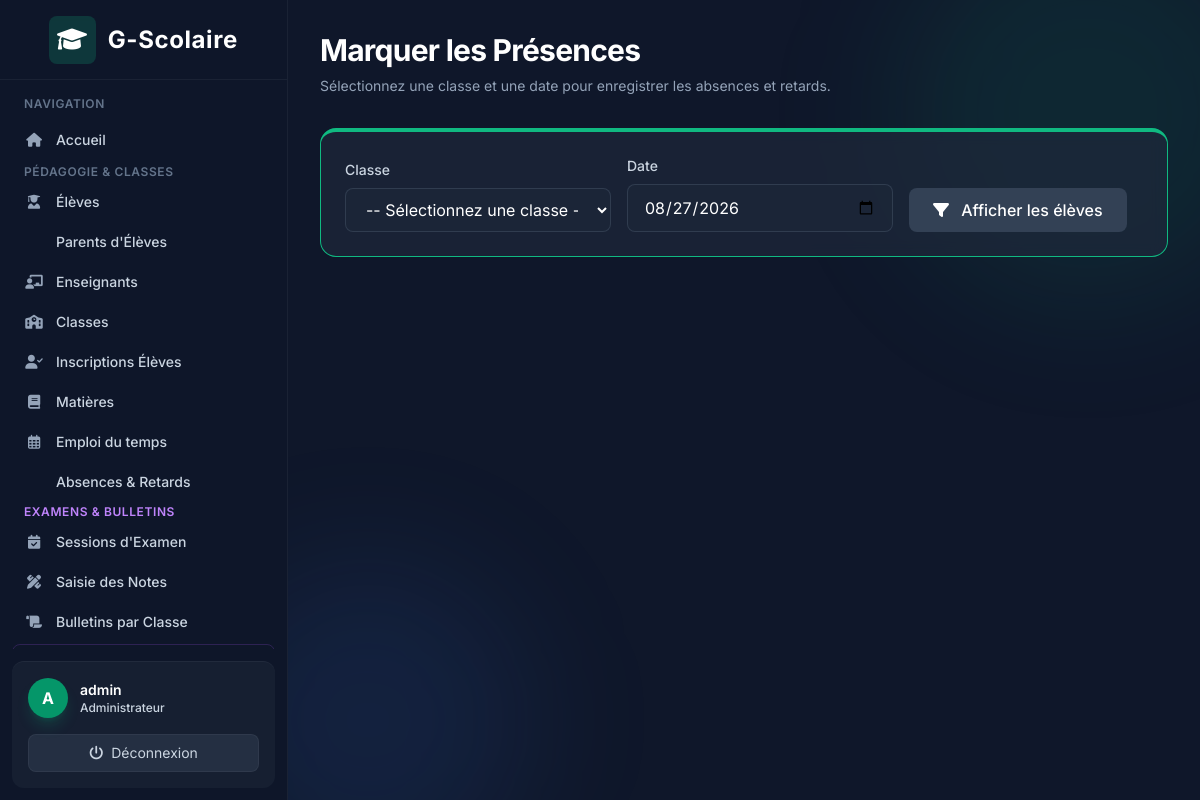
Screenshot of /attendance/take/ (signed in) with the database file from the repository.
### accounts/models.py (models this page shows)
class User(AbstractUser):
    class Role(models.TextChoices):
        ADMIN = "ADMIN", "Administrateur"
        TEACHER = "TEACHER", "Enseignant"
        STUDENT = "STUDENT", "Élève"
        PARENT = "PARENT", "Parent"
    role = models.CharField(
        max_length=20,
        choices=Role.choices
    )
    phone = models.CharField(max_length=30, blank=True)

### attendance/views.py (the view, shortened to what this page needs)
# urls.py: path('take/', views.take_attendance, name='take'),
@login_required
def take_attendance(request):
    classes = SchoolClass.objects.all().order_by('level', 'section')
    selected_class_id = request.GET.get('class_id') or request.POST.get('class_id')
    selected_date = request.GET.get('date') or request.POST.get('date') or timezone.now().date().isoformat()
    selected_class = None
    students_data = []
    return render(request, 'attendance/take_attendance.html', {
        'classes': classes,
        'selected_class': selected_class,
        'selected_date': selected_date,
        'students_data': students_data,
    })

### academics/models.py (called while the page is built)
    def __str__(self):
        base = f"Niveau {self.level}"
        if self.section:
            base += f" {self.section}"
        if self.name:
            base += f" - {self.name}"
        return f"{base} ({self.academic_year})"

### templates/attendance/take_attendance.html (shortened to what this page needs)
{% extends 'base.html' %}
{% block content %}
<div class="mb-8">
    <h1 class="text-3xl font-bold text-white tracking-tight">Marquer les Présences</h1>
    <p class="text-slate-400 mt-2 text-sm">Sélectionnez une classe et une date pour enregistrer les absences et retards.</p>
</div>
<div class="card-glass rounded-2xl p-6 mb-8 border-t-4 border-brand-500">
    <form method="GET" class="flex flex-col md:flex-row gap-4 items-end">
        <div class="w-full md:w-1/3">
            <label for="class_id" class="block text-sm font-medium text-slate-300 mb-2">Classe</label>
            <select name="class_id" id="class_id" class="w-full bg-slate-800/50 border border-slate-600/50 text-white rounded-lg px-4 py-2.5 focus:ring-2 focus:ring-brand-500/50 focus:border-brand-500 transition-colors outline-none" required>
                <option value="">-- Sélectionnez une classe --</option>
            </select>
        </div>
        <div class="w-full md:w-1/3">
            <label for="date" class="block text-sm font-medium text-slate-300 mb-2">Date</label>
            <input type="date" name="date" id="date" value="{{ selected_date }}" class="w-full bg-slate-800/50 border border-slate-600/50 text-white rounded-lg px-4 py-2.5 focus:ring-2 focus:ring-brand-500/50 focus:border-brand-500 transition-colors outline-none" required>
        </div>
        <div class="w-full md:w-auto">
            <button type="submit" class="w-full md:w-auto px-6 py-2.5 bg-slate-700 hover:bg-slate-600 text-white rounded-lg font-medium transition-colors">
                <i class="fa-solid fa-filter mr-2"></i> Afficher les élèves
            </button>
        </div>
    </form>
</div>
{% endblock %}

### templates/base.html (shortened to what this page needs)
<!DOCTYPE html>
<html lang="fr" class="h-full bg-slate-900 text-slate-200">
<head>
    <script src="https://cdn.tailwindcss.com"></script>
    <link href="https://cdnjs.cloudflare.com/ajax/libs/font-awesome/6.0.0/css/all.min.css" rel="stylesheet">
</head>
<body class="h-screen flex overflow-hidden font-sans antialiased bg-slate-900 text-slate-200">
    {% if user.is_authenticated %}
    <div class="hidden md:flex md:flex-shrink-0 z-20">
        <div class="flex flex-col w-72 glass text-slate-300">
            <div class="flex items-center justify-center h-20 border-b border-white/5 px-4">
                <span class="text-2xl font-bold flex items-center gap-3 text-white tracking-wide">
                    <div class="bg-brand-500/20 p-2 rounded-lg text-brand-400">
                        <i class="fa-solid fa-graduation-cap"></i>
                    </div>
                    G-Scolaire
                </span>
            </div>
            <div class="flex-1 flex flex-col overflow-y-auto mt-4 px-3">
                <p class="px-3 text-xs font-semibold text-slate-500 uppercase tracking-wider mb-2">Navigation</p>
                <nav class="flex-1 space-y-1">
                    <a href="{% url 'dashboard' %}" class="nav-item group flex items-center px-3 py-2.5 text-sm font-medium rounded-lg text-slate-300 hover:text-white hover:bg-slate-800/80">
                        <i class="fa-solid fa-house mr-3 w-5 text-center text-slate-400 group-hover:text-brand-400"></i> Accueil
                    </a>
                    {% if user.role == 'ADMIN' or user.is_superuser %}
                        <div class="mt-4 mb-2">
                            <p class="px-3 text-xs font-semibold text-slate-500 uppercase tracking-wider">Pédagogie &amp; Classes</p>
                        </div>
                        <a href="{% url 'students:list' %}" class="nav-item group flex items-center px-3 py-2 text-sm font-medium rounded-lg text-slate-300 hover:text-white hover:bg-slate-800/80">
                            <i class="fa-solid fa-user-graduate mr-3 w-5 text-center text-slate-400 group-hover:text-brand-400"></i> Élèves
                        </a>
                        <a href="{% url 'students:parent_list' %}" class="nav-item group flex items-center px-3 py-2 text-sm font-medium rounded-lg text-slate-300 hover:text-white hover:bg-slate-800/80">
                             Parents d'Élèves
                        </a>
                        <a href="{% url 'teachers:list' %}" class="nav-item group flex items-center px-3 py-2 text-sm font-medium rounded-lg text-slate-300 hover:text-white hover:bg-slate-800/80">
                            <i class="fa-solid fa-chalkboard-user mr-3 w-5 text-center text-slate-400 group-hover:text-brand-400"></i> Enseignants
                        </a>
                        <a href="{% url 'academics:class_list' %}" class="nav-item group flex items-center px-3 py-2 text-sm font-medium rounded-lg text-slate-300 hover:text-white hover:bg-slate-800/80">
                            <i class="fa-solid fa-school mr-3 w-5 text-center text-slate-400 group-hover:text-brand-400"></i> Classes
                        </a>
                        <a href="{% url 'academics:enrollment_list' %}" class="nav-item group flex items-center px-3 py-2 text-sm font-medium rounded-lg text-slate-300 hover:text-white hover:bg-slate-800/80">
                            <i class="fa-solid fa-user-check mr-3 w-5 text-center text-slate-400 group-hover:text-brand-400"></i> Inscriptions Élèves
                        </a>
                        <a href="{% url 'academics:subject_list' %}" class="nav-item group flex items-center px-3 py-2 text-sm font-medium rounded-lg text-slate-300 hover:text-white hover:bg-slate-800/80">
                            <i class="fa-solid fa-book mr-3 w-5 text-center text-slate-400 group-hover:text-brand-400"></i> Matières
                        </a>
                        <a href="{% url 'academics:course_list' %}" class="nav-item group flex items-center px-3 py-2 text-sm font-medium rounded-lg text-slate-300 hover:text-white hover:bg-slate-800/80">
                            <i class="fa-regular fa-calendar-days mr-3 w-5 text-center text-slate-400 group-hover:text-brand-400"></i> Emploi du temps
                        </a>
                        <a href="{% url 'attendance:list' %}" class="nav-item group flex items-center px-3 py-2 text-sm font-medium rounded-lg text-slate-300 hover:text-white hover:bg-slate-800/80">
                             Absences &amp; Retards
                        </a>
                        <div class="mt-5 mb-2">
                            <p class="px-3 text-xs font-semibold text-purple-400 uppercase tracking-wider">Examens &amp; Bulletins</p>
                        </div>
                        <a href="{% url 'exams:session_list' %}" class="nav-item group flex items-center px-3 py-2 text-sm font-medium rounded-lg text-slate-300 hover:text-white hover:bg-slate-800/80">
                            <i class="fa-solid fa-calendar-check mr-3 w-5 text-center text-slate-400 group-hover:text-purple-400"></i> Sessions d'Examen
                        </a>
                        <a href="{% url 'exams:mark_entry_select' %}" class="nav-item group flex items-center px-3 py-2 text-sm font-medium rounded-lg text-slate-300 hover:text-white hover:bg-slate-800/80">
                            <i class="fa-solid fa-pen-ruler mr-3 w-5 text-center text-slate-400 group-hover:text-purple-400"></i> Saisie des Notes
                        </a>
                        <a href="{% url 'exams:bulletin_select' %}" class="nav-item group flex items-center px-3 py-2 text-sm font-medium rounded-lg text-slate-300 hover:text-white hover:bg-slate-800/80">
                            <i class="fa-solid fa-scroll mr-3 w-5 text-center text-slate-400 group-hover:text-purple-400"></i> Bulletins par Classe
                        </a>
                        <a href="{% url 'exams:parent_bulletins' %}" class="nav-item group flex items-center px-3 py-2 text-sm font-medium rounded-lg text-purple-300 hover:text-white hover:bg-purple-900/40 border border-purple-500/20">
                        </a>
                    {% endif %}
                </nav>
            </div>
            <div class="flex-shrink-0 border-t border-white/5 p-4 m-3 rounded-xl bg-slate-800/50">
                <div class="flex items-center w-full">
                    <div class="h-10 w-10 rounded-full bg-brand-600 flex items-center justify-center text-white font-bold shadow-lg shadow-brand-500/20">
                        {{ user.get_full_name|default:user.username|make_list|first|upper }}
                    </div>
                    <div class="ml-3 flex-1 overflow-hidden">
                        <p class="text-sm font-semibold text-white truncate">{{ user.get_full_name|default:user.username }}</p>
                        <p class="text-xs font-medium text-brand-400">{{ user.get_role_display }}</p>
                    </div>
                </div>
                <form method="post" action="{% url 'logout' %}" class="mt-4">
                    <button type="submit" class="w-full text-center text-sm bg-slate-700/50 hover:bg-red-500/20 hover:text-red-400 text-slate-300 py-2 rounded-lg transition-colors flex items-center justify-center gap-2 border border-white/5 hover:border-red-500/30">
                        <i class="fa-solid fa-power-off"></i> Déconnexion
                    </button>
                </form>
            </div>
        </div>
    </div>
    {% endif %}
    <div class="flex flex-col w-0 flex-1 overflow-hidden relative">
        <div class="absolute top-0 right-0 -mr-20 -mt-20 w-96 h-96 bg-brand-500/10 rounded-full blur-3xl pointer-events-none"></div>
        <div class="absolute bottom-0 left-0 -ml-20 -mb-20 w-80 h-80 bg-blue-500/10 rounded-full blur-3xl pointer-events-none"></div>
        <main class="flex-1 relative z-10 overflow-y-auto focus:outline-none">
            <div class="py-8 px-4 sm:px-6 md:px-8 max-w-7xl mx-auto">
                {% block content %}
                {% endblock %}
            </div>
        </main>
    </div>
</body>
</html>

### templates/base.html (style rules this page uses)
.glass { background: rgba(15, 23, 42, 0.7); backdrop-filter: blur(10px); -webkit-backdrop-filter: blur(10px); border-right: 1px solid rgba(255, 255, 255, 0.05); }
.card-glass { background: rgba(30, 41, 59, 0.7); backdrop-filter: blur(8px); -webkit-backdrop-filter: blur(8px); border: 1px solid rgba(255, 255, 255, 0.05); }
.nav-item { transition: all 0.3s cubic-bezier(0.4, 0, 0.2, 1); }

### rows the page displays
User: get_full_name|make_list "A", get_full_name "admin", role "Administrateur"
